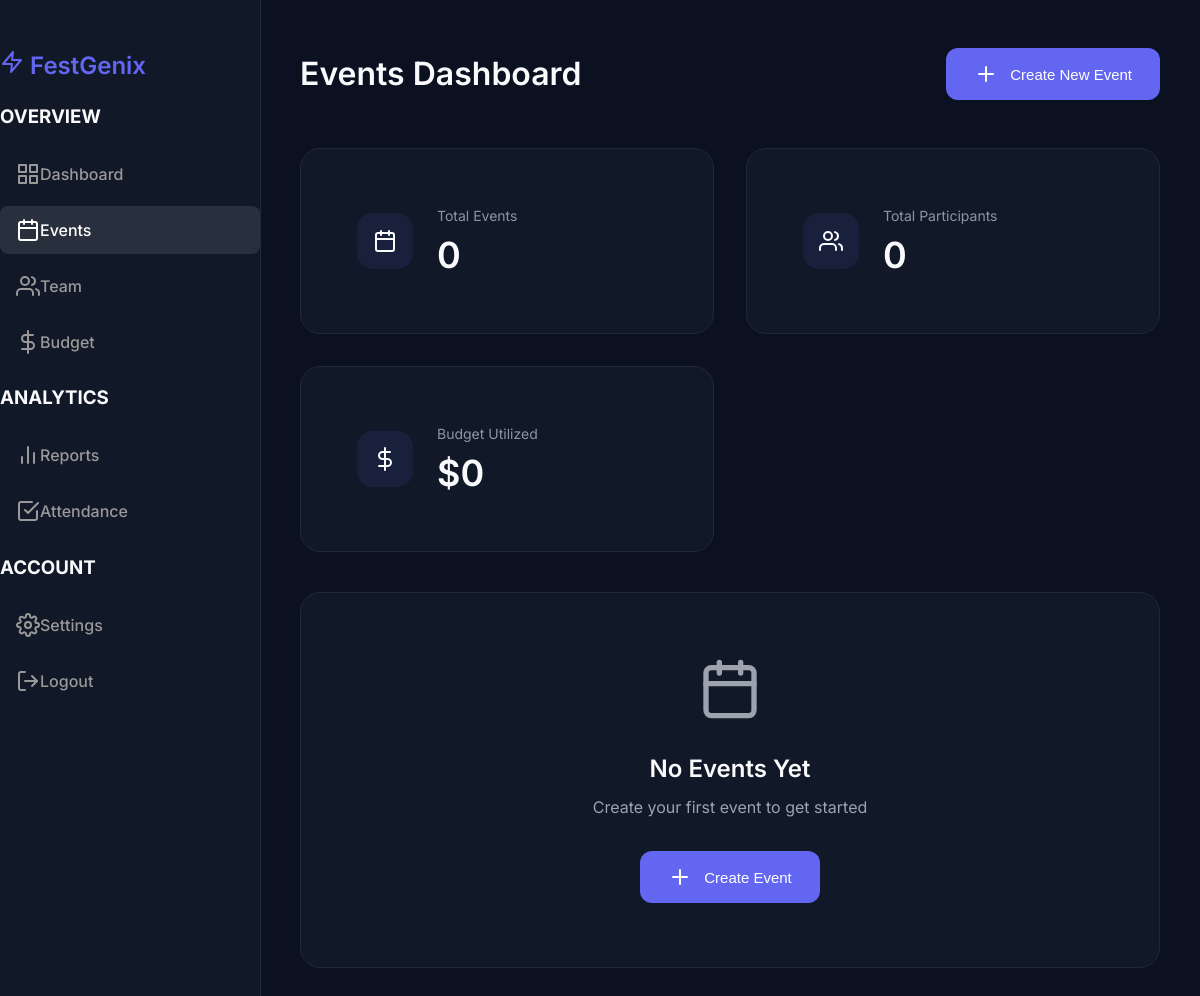
Page /base/dashboard/events/ (signed in) on the earlier database version.
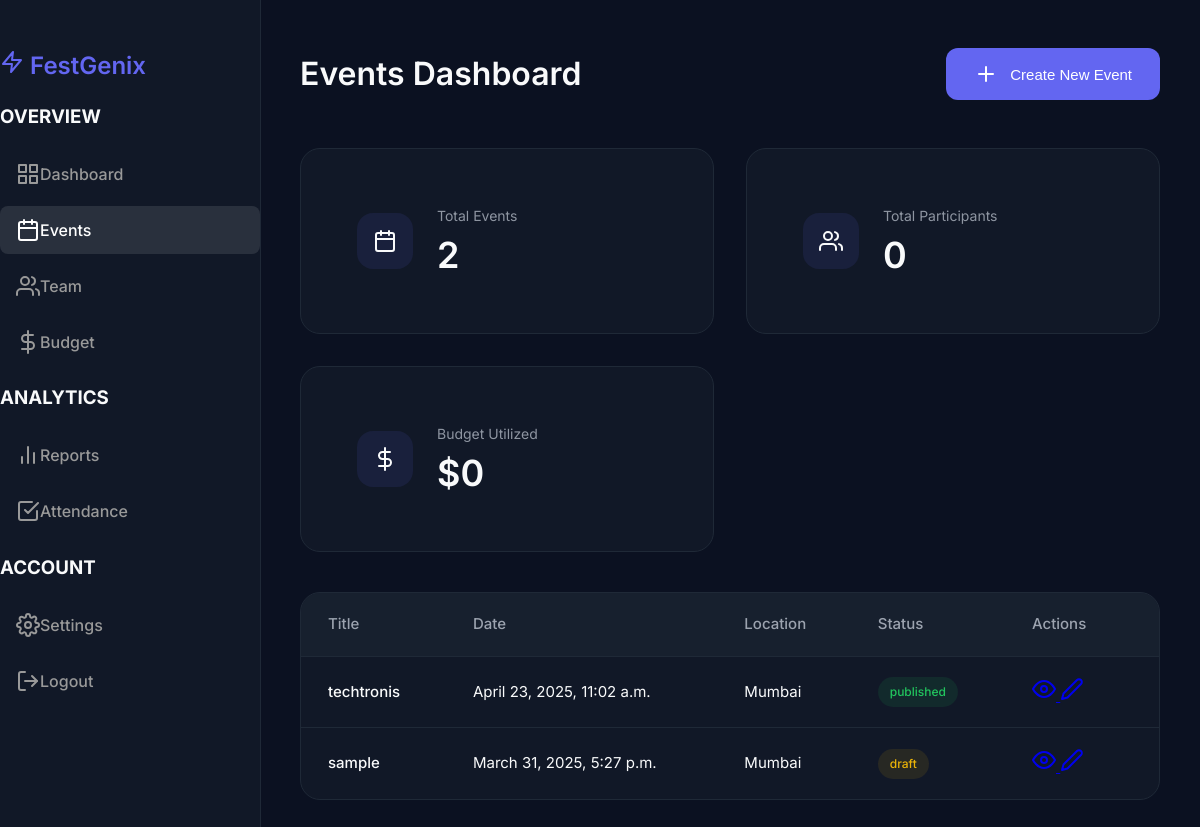
Same page on the later database version.
### base/models.py (models this page shows, shortened)
class Event(models.Model):
    EVENT_STATUS_CHOICES = [
        ('draft', 'Draft'),
        ('published', 'Published'),
        ('cancelled', 'Cancelled'),
        ('completed', 'Completed'),
    ]
    title = models.CharField(max_length=200)
    description = models.TextField()
    start_date = models.DateTimeField()
    location = models.CharField(max_length=200)
    capacity = models.IntegerField()
    status = models.CharField(max_length=20, choices=EVENT_STATUS_CHOICES, default='draft')
    created_at = models.DateTimeField(auto_now_add=True)
    organizer = models.ForeignKey(CustomUser, on_delete=models.SET_NULL, null=True, blank=True, related_name='organized_events')
    volunteers = models.ManyToManyField(CustomUser, related_name='volunteered_events', blank=True)
    attendees = models.ManyToManyField(CustomUser, related_name='attended_events', blank=True)
    team = models.ForeignKey('Team', on_delete=models.SET_NULL, null=True, blank=True, related_name='team_events')

### base/views.py (the view)
# urls.py: path('dashboard/events/', views.events_dashboard, name='events_dashboard'),
@login_required
def events_dashboard(request):
    events = Event.objects.all()
    now = timezone.now()
    total_events = events.count()
    upcoming_events = events.filter(start_date__gt=now).count()
    completed_events = events.filter(start_date__lt=now).count()
    total_attendees = sum(event.attendees.count() for event in events)
    context = {
        'events': events,
        'form': EventForm(),
        'total_events': total_events,
        'upcoming_events': upcoming_events,
        'completed_events': completed_events,
        'total_attendees': total_attendees,
    }
    return render(request, 'dashboard/dashboard-events.html', context)

### templates/dashboard/dashboard-events.html (shortened to what this page needs)
{% extends "dashboard/base_dashboard.html" %}
{% load static %}
{% block extra_css %}
<link rel="stylesheet" href="{% static 'css/dashboard.css' %}">
{% endblock %}
{% block dashboard_content %}
        <div class="dashboard-header">
    <h1>Events Dashboard</h1>
    <button class="btn-create" onclick="toggleEventForm()">
                <i data-feather="plus"></i>
                Create New Event
            </button>
        </div>
<div class="stats-grid">
    <div class="stats-card total-events">
        <div class="stats-card-inner">
            <div class="stats-icon">
                <i data-feather="calendar"></i>
            </div>
            <div class="stats-content">
                <p class="stats-label">Total Events</p>
                <h3 class="stats-value">{{ total_events }}</h3>
            </div>
        </div>
                </div>
    <div class="stats-card total-participants">
        <div class="stats-card-inner">
            <div class="stats-icon">
                <i data-feather="users"></i>
            </div>
            <div class="stats-content">
                <p class="stats-label">Total Participants</p>
                <h3 class="stats-value">{{ total_attendees }}</h3>
            </div>
        </div>
                </div>
    <div class="stats-card budget-utilized">
        <div class="stats-card-inner">
            <div class="stats-icon">
                <i data-feather="dollar-sign"></i>
            </div>
            <div class="stats-content">
                <p class="stats-label">Budget Utilized</p>
                <h3 class="stats-value">${{ budget_utilized|default:"0" }}</h3>
            </div>
                    </div>
                    </div>
                </div>
<div class="events-table-card">
    {% if events %}
    <div class="table-container">
        <table class="events-table">
            <thead>
                <tr>
                    <th>Title</th>
                    <th>Date</th>
                    <th>Location</th>
                    <th>Status</th>
                    <th class="actions-column">Actions</th>
                </tr>
            </thead>
            <tbody>
                {% for event in events %}
                <tr>
                    <td class="event-title">{{ event.title }}</td>
                    <td>{{ event.start_date }}</td>
                    <td>{{ event.location }}</td>
                    <td>
                        <span class="status-badge status-{{ event.status|lower }}">
                            {{ event.status }}
                        </span>
                    </td>
                    <td>
                        <div class="action-buttons">
                            <a href="{% url 'base:event_detail' event.id %}" class="btn-icon" title="View Details">
                                <i data-feather="eye"></i>
                            </a>
                            <a href="{% url 'base:event_edit' event.id %}" class="btn-icon" title="Edit Event">
                                <i data-feather="edit-2"></i>
                            </a>
                        </div>
                    </td>
                </tr>
                {% endfor %}
            </tbody>
        </table>
                    </div>
    {% else %}
            <div class="empty-state">
        <div class="empty-state-content">
            <i data-feather="calendar" class="empty-state-icon"></i>
            <h2>No Events Yet</h2>
            <p>Create your first event to get started</p>
            <button class="btn-create" onclick="toggleEventForm()">
                <i data-feather="plus"></i> Create Event
            </button>
        </div>
    </div>
    {% endif %}
</div>
{% endblock %}

### templates/dashboard/base_dashboard.html (shortened to what this page needs)
{% load static %}
<!DOCTYPE html>
<html lang="en">
<head>
    <link href="{% static 'css/dashboard.css' %}" rel="stylesheet">
    {% block extra_css %}{% endblock %}
</head>
<body>
    <div class="dashboard-container">
        <aside class="sidebar">
            <a href="{% url 'base:organizer_dashboard' %}" class="sidebar-brand">
                <i data-feather="zap"></i>
                FestGenix
            </a>
            <div class="sidebar-section">
                <h3 class="sidebar-section-title">OVERVIEW</h3>
                <ul class="sidebar-nav">
                    <li class="nav-item">
                        <a href="{% url 'base:organizer_dashboard' %}" class="nav-link {% if request.resolver_match.url_name == 'organizer_dashboard' %}active{% endif %}">
                            <i data-feather="grid"></i>
                            Dashboard
                        </a>
                    </li>
                    <li class="nav-item">
                        <a href="{% url 'base:events_dashboard' %}" class="nav-link {% if request.resolver_match.url_name == 'events_dashboard' %}active{% endif %}">
                            <i data-feather="calendar"></i>
                            Events
                        </a>
                    </li>
                    <li class="nav-item">
                        <a href="{% url 'base:team_dashboard' %}" class="nav-link {% if request.resolver_match.url_name == 'team_dashboard' %}active{% endif %}">
                            <i data-feather="users"></i>
                            Team
                        </a>
                    </li>
                    <li class="nav-item">
                        <a href="{% url 'base:budget_dashboard' %}" class="nav-link {% if request.resolver_match.url_name == 'budget_dashboard' %}active{% endif %}">
                            <i data-feather="dollar-sign"></i>
                            Budget
                        </a>
                    </li>
                </ul>
            </div>
            <div class="sidebar-section">
                <h3 class="sidebar-section-title">ANALYTICS</h3>
                <ul class="sidebar-nav">
                    <li class="nav-item">
                        <a href="{% url 'base:reports_dashboard' %}" class="nav-link {% if request.resolver_match.url_name == 'reports_dashboard' %}active{% endif %}">
                            <i data-feather="bar-chart-2"></i>
                            Reports
                        </a>
                    </li>
                    <li class="nav-item">
                        <a href="{% url 'base:attendance_dashboard' %}" class="nav-link {% if request.resolver_match.url_name == 'attendance_dashboard' %}active{% endif %}">
                            <i data-feather="check-square"></i>
                            Attendance
                        </a>
                    </li>
                </ul>
            </div>
            <div class="sidebar-section">
                <h3 class="sidebar-section-title">ACCOUNT</h3>
                <ul class="sidebar-nav">
                    <li class="nav-item">
                        <a href="{% url 'base:settings_dashboard' %}" class="nav-link {% if request.resolver_match.url_name == 'settings_dashboard' %}active{% endif %}">
                            <i data-feather="settings"></i>
                            Settings
                        </a>
                    </li>
                    <li class="nav-item">
                        <a href="{% url 'base:logout' %}" class="nav-link logout">
                            <i data-feather="log-out"></i>
                            Logout
                        </a>
                    </li>
                </ul>
            </div>
        </aside>
        <main class="main-content">
            {% block dashboard_content %}{% endblock %}
        </main>
    </div>
</body>
</html>

### static/css/dashboard.css (style rules this page uses)
:root { --primary: #6366f1; --primary-hover: #4f46e5; --dark-bg: #0B1121; --dark-card: #111827; --dark-border: #1F2937; --dark-text: #F9FAFB; --dark-text-secondary: #9CA3AF; --success: #22c55e; --warning: #eab308; --danger: #ef4444; }
body { background-color: var(--dark-bg); color: var(--dark-text); font-family: 'Inter', sans-serif; line-height: 1.5; }
.sidebar { position: fixed; top: 0; left: 0; bottom: 0; width: 260px; background-color: var(--dark-card); border-right: 1px solid var(--dark-border); padding: 1.5rem; z-index: 100; }
.sidebar-brand { color: var(--primary); font-size: 1.5rem; font-weight: 600; margin-bottom: 2rem; text-decoration: none; }
.sidebar-nav { list-style: none; padding: 0; margin: 0; }
.nav-item { margin-bottom: 0.5rem; }
.nav-link { display: flex; align-items: center; padding: 0.75rem 1rem; color: var(--dark-text-secondary); text-decoration: none; border-radius: 0.5rem; transition: all 0.2s; }
.nav-link:hover, .nav-link.active { background-color: rgba(99, 102, 241, 0.1); color: var(--primary); }
.main-content { margin-left: 260px; padding: 2rem; }
.stats-card { display: flex; align-items: center; gap: 1rem; padding: 1.5rem; }
.status-badge { padding: 0.25rem 0.75rem; border-radius: 1rem; font-size: 0.875rem; font-weight: 500; }
body { background-color: var(--dark-bg); color: var(--dark-text); font-family: 'Inter', sans-serif; }
.sidebar { position: fixed; top: 0; bottom: 0; left: 0; z-index: 100; padding: 48px 0 0; background-color: var(--dark-card); border-right: 1px solid var(--dark-border); }
.sidebar .nav-link { font-weight: 500; color: #999; padding: .75rem 1rem; transition: all 0.3s ease; }
.sidebar .nav-link.active { color: #fff; background: rgba(255, 255, 255, .1); }
.card, .btn, .nav-link { transition: all 0.3s ease; }

Differences in the rows shown:
added Event: title "techtronis", start_date "April 23, 2025, 11:02 a.m.", location "Mumbai", status "published"
added Event: title "sample", start_date "March 31, 2025, 5:27 p.m.", location "Mumbai", status "draft"
Other differences:
{{ total_events }}: "0" → "2"
text no longer shown: "No Events Yet Create your first event to get started Create Event"
text now shown: "Title Date Location Status Actions"
